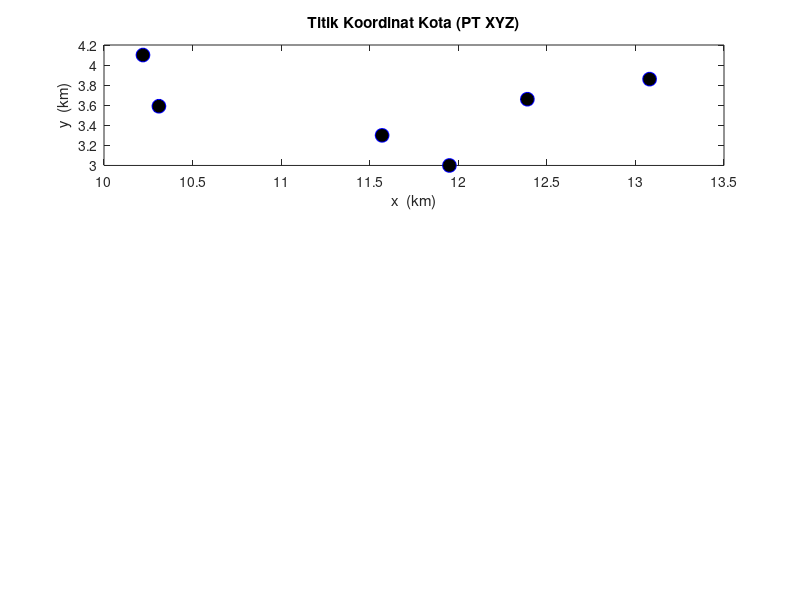

Write the MATLAB code that produced this figure. (Note: this script raises an error after producing the figure.)
%**************************************************************************
%                 VRP Problem Using ACO cluster 1
% -------------------------------------------------------------------------
% By     : Gita Anggita Lestari
% Contact: gitaanggitalstr@gmail.com             Last update: sept 13, 2019
% -------------------------------------------------------------------------                             
% This program is developed to find shortest path (minimum cost)between
% some cities. 
% 
% There are 4  parts in this program:
% 1.Main program of ACO (myaco.m)
% 2.Function to generate solution (ant_tour.m)
% 3.Function to calculate the cost (distance) (calculate_cost.m)
% 4.Function to update the traces (update_the_trace.m)
%**************************************************************************
 
%**************************************************************************
%                   The Program Start Here                    
%*------------------------------------------------------------------------
% function myaco(num_of_nodes,num_of_ants, max_iteration)
function myaco_c1()
% inputs
miter=1000; % banyak iterasi
m=1; % banyak semut
n=6; %jumlah kota
% parameters
e=0.6;            % evaporation coefficient.
alpha=1;          % effect of ants' sight.
beta=12;           % trace's effect.
t=0.02*ones(n); % primary tracing.
el=.97;           % common cost elimination. 
% -------------------------------------------------------------------------
% Generate coordinates of cities and plot
% for i=1:n
%     x(i)=rand*20;
%     y(i)=rand*20;
% end

% matrix coordinates of cities cluster 1
map_index =[1	2	3	4	8	9];
map_x=[11.95	13.08	12.39	11.57	10.31	10.22];
map_y=[3.00	3.86	3.66	3.30	3.59	4.10];
node=[map_index;map_x;map_y];
% Generate coordinates of cities and plot
for i=1:n
    x(i)= map_x(i);
    y(i)= map_y(i);
end 

subplot(3,1,1);
plot(x,y,'o','MarkerFaceColor','k','MarkerEdgeColor','b','MarkerSize',10);
title('Titik Koordinat Kota (PT XYZ)');
xlabel('x  (km)');
ylabel('y  (km)');

% generating distace between cities matrix.
%for i=1:n
%    for j=1:n
%        d(i,j)=sqrt((x(i)-x(j))^2+(y(i)-y(j))^2);
%    end
%end
% Input distance matrix between node
d=[0 1.8 1.1 0.7 2.1 2.7;
1.8	0 1.2 2.3 3.8 3.4;
1.1	1.2	0 1.5 2.4 3;
0.7	2.3	1.5	0 1.5 2.2;
2.1	3.8	2.4	1.5	0 0.9;
2.7	3.4	3 2.2 0.9 0];

% generating sight matrix.
for i=1:n
    for j=1:n
        if d(i,j)==0
            h(i,j)=0;
        else
            h(i,j)=1/d(i,j);
        end
    end
end
h=h
% ------------------------------------------------------------------------
%             Main Algorithm: ACO Meta heuristic procedure
% a.  Probabilistic solution construction biased by
%     pheromone trails, without forward pheromone
%     updating
% b.  Deterministic backward path with loop elimination
%     and with pheromone updating--> update_the_trace
% c.  Evaluation of the quality of the solutions
%     generated and use of the solution quality in
%     determining the quantity of pheromone to deposit-->calculate_cost
% -------------------------------------------------------------------------
for i=1:miter
% Step 1: Forward ants and solution construction

% Generate places for each ant    
for j=1:m
    start_places(j,1)=fix(1+rand*(n-1));
end
% Step 2:probabilistic solution contruction   
    [tour]=ant_tour(start_places,m,n,h,t,alpha,beta);
    tour=horzcat(tour,tour(:,1));
    
% Step 3: Calculate the cost --> total distace
    [cost,f]=calculate_cost(m,n,d,tour,el);
    [t]=update_the_trace(m,n,t,tour,f,e);
    average_cost(i)=mean(cost);
    
% Step 4: Determine the best route
    [min_cost(i),best_index]=min(cost);
    besttour(i,:)=tour(best_index,:);
    iteration(i)=i;
end
% -------------------------------------------------------------------------

% Plot Average of tour distance vs Number of Iterations
subplot(3,1,2);plot(iteration,average_cost);
title('Rata-Rata Jarak vs Jumlah Iterasi');
xlabel('iteration');
ylabel('Jarak(Km)');

% Plot the best route
[k,l]=min(min_cost); % jarak
for i=1:n+1
    X(i)=x(besttour(l,i));
    Y(i)=y(besttour(l,i));
%     Z(i)=z(besttour(l,i));
end
subplot(3,1,3);plot(X,Y,'--o',...
                'MarkerEdgeColor','k',...
                'MarkerFaceColor','b',...
                'MarkerSize',10)
xlabel('x (km)');ylabel('y (km)');
title(['Total Jarak(Km)= ',num2str(k)]);
% fprintf('\nTotal Jarak = %d\n',k);
fprintf('\n')

% Get Route Path 
batas = length(map_index);
path = [];
for i=1:batas
    itter = 0;
    index_x = X(i);
    index_y = Y(i);
    for j=1:batas
        if index_x == node(2,[j]) && index_y == node(3,[j])
            itter = itter + 1;
            path(i)=node(1,[j]);
        end
    end
end
titik_awal = num2str(path(1));jalan = num2str(path);
fprintf('Total Jarak = ')
disp(min(min_cost));
fprintf('Rute =  ');
fprintf(titik_awal);fprintf('  ');
fprintf(jalan);fprintf('  ');
fprintf(titik_awal)
fprintf('\n')

end
%**************************************************************************
%                   Ending of Program                          
%**************************************************************************

